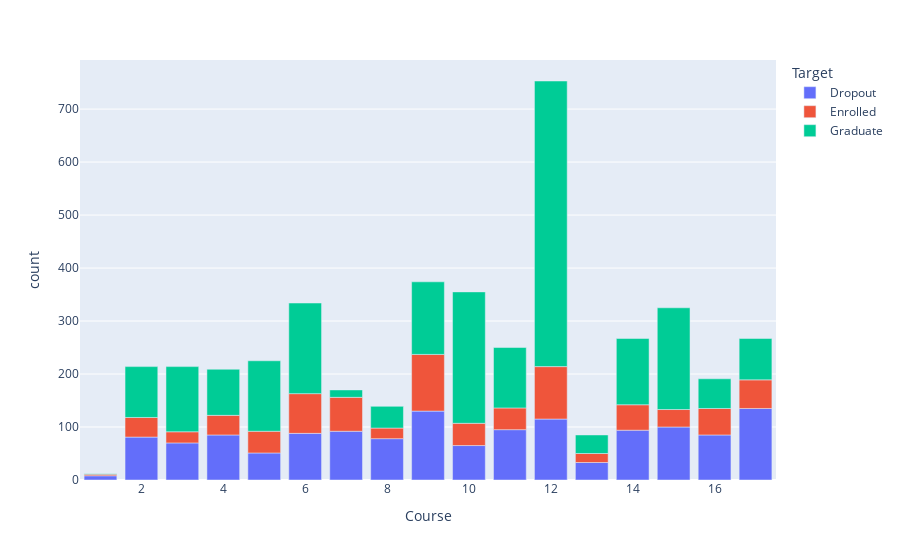

Notebook code for this chart:
### Code cell
fix = px.bar(course_df2, x='Course', y='count', color='Target')
fix.show()

### Figure 1 — Plotly figure (JSON) as saved in the notebook; plotly's stock layout.template omitted (floating-point values rounded to 4 significant figures)
{"data": [{"alignmentgroup": "True", "hovertemplate": "Target=Dropout<br>Course=%{x}<br>count=%{y}<extra></extra>", "legendgroup": "Dropout", "marker": {"color": "#636efa", "pattern": {"shape": ""}}, "name": "Dropout", "offsetgroup": "Dropout", "orientation": "v", "showlegend": true, "textposition": "auto", "type": "bar", "x": [1, 2, 3, 4, 5, 6, 7, 8, 9, 10, 11, 12, 13, 14, 15, 16, 17], "xaxis": "x", "y": [8, 81, 70, 85, 51, 88, 92, 78, 130, 65, 95, 115, 33, 94, 100, 85, 135], "yaxis": "y"}, {"alignmentgroup": "True", "hovertemplate": "Target=Enrolled<br>Course=%{x}<br>count=%{y}<extra></extra>", "legendgroup": "Enrolled", "marker": {"color": "#EF553B", "pattern": {"shape": ""}}, "name": "Enrolled", "offsetgroup": "Enrolled", "orientation": "v", "showlegend": true, "textposition": "auto", "type": "bar", "x": [1, 2, 3, 4, 5, 6, 7, 8, 9, 10, 11, 12, 13, 14, 15, 16, 17], "xaxis": "x", "y": [3, 37, 21, 37, 41, 75, 64, 20, 107, 42, 41, 99, 17, 48, 33, 50, 54], "yaxis": "y"}, {"alignmentgroup": "True", "hovertemplate": "Target=Graduate<br>Course=%{x}<br>count=%{y}<extra></extra>", "legendgroup": "Graduate", "marker": {"color": "#00cc96", "pattern": {"shape": ""}}, "name": "Graduate", "offsetgroup": "Graduate", "orientation": "v", "showlegend": true, "textposition": "auto", "type": "bar", "x": [1, 2, 3, 4, 5, 6, 7, 8, 9, 10, 11, 12, 13, 14, 15, 16, 17], "xaxis": "x", "y": [1, 96, 123, 87, 133, 171, 14, 41, 137, 248, 114, 539, 35, 125, 192, 56, 78], "yaxis": "y"}], "layout": {"barmode": "relative", "legend": {"title": {"text": "Target"}, "tracegroupgap": 0}, "margin": {"t": 60}, "xaxis": {"anchor": "y", "domain": [0, 1], "title": {"text": "Course"}}, "yaxis": {"anchor": "x", "domain": [0, 1], "title": {"text": "count"}}}}
